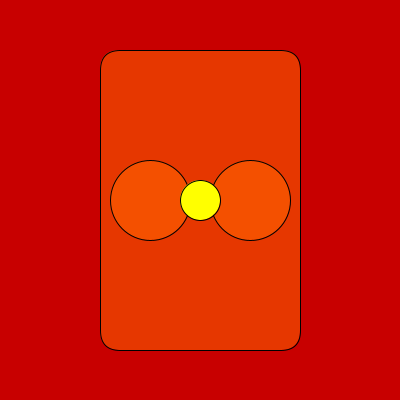
Frame 1 (no input)
Frame 60 (the mouse pressed at the canvas centre just before this capture): identical to frame 1, image omitted
Frame 120 (the mouse held since frame 60 and released just before this capture): identical to frame 1, image omitted

The Processing sketch that drew this single still picture (run headless with seeded random() and noise(); from frame 60 on, the mouse is pressed at the canvas centre):

// Processing sketch: tp0
// ── tp0.pde
//info del autor y trabajo.

void setup(){
 size(400,400); 
}
void draw(){
  
  background(200,0,0);
  fill(255,255,0);
  pushStyle(); //para recordar la confirguracion de estilo
  fill(255,100,0,140);
  rectMode(CENTER); //cambia el modo de interpretar los parametros
  rect(width/2,height/2,200,300,20);
  ellipse( 250,200,80,80); 
  ellipse( width/2-50,height/2,80,80);
  popStyle(); //para volver a la config anterior
  ellipse(width/2,height/2,40,40);
}
